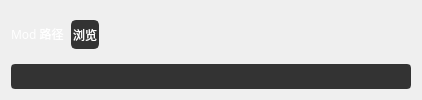
                      <widget class="QWidget" name="Input_1" native="true">
                       <property name="layoutDirection">
                        <enum>Qt::LeftToRight</enum>
                       </property>
                       <property name="styleSheet">
                        <string notr="true">QPushButton {
	border: none;
	background-color: rgba(0,0,0,0);
}
QPushButton:hover {
	background-color: rgb(0,143,150);
}
QPushButton:pressed {	
	background-color: rgba(0,0,0,0);
}</string>
                       </property>
                       <layout class="QVBoxLayout" name="verticalLayout_9">
                        <item>
                         <widget class="QWidget" name="file_browser_widget" native="true">
                          <property name="minimumSize">
                           <size>
                            <width>0</width>
                            <height>40</height>
                           </size>
                          </property>
                          <property name="maximumSize">
                           <size>
                            <width>200</width>
                            <height>16777215</height>
                           </size>
                          </property>
                          <property name="layoutDirection">
                           <enum>Qt::LeftToRight</enum>
                          </property>
                          <property name="autoFillBackground">
                           <bool>false</bool>
                          </property>
                          <layout class="QHBoxLayout" name="horizontalLayout_18" stretch="0,0,0">
                           <property name="spacing">
                            <number>0</number>
                           </property>
                           <property name="sizeConstraint">
                            <enum>QLayout::SetDefaultConstraint</enum>
                           </property>
                           <property name="leftMargin">
                            <number>0</number>
                           </property>
                           <item>
                            <widget class="QLabel" name="file_title">
                             <property name="minimumSize">
                              <size>
                               <width>60</width>
                               <height>0</height>
                              </size>
                             </property>
                             <property name="maximumSize">
                              <size>
                               <width>60</width>
                               <height>60</height>
                              </size>
                             </property>
                             <property name="font">
                              <font>
                               <family>Arial Black</family>
                               <pointsize>9</pointsize>
                               <weight>10</weight>
                               <italic>false</italic>
                               <bold>false</bold>
                              </font>
                             </property>
                             <property name="styleSheet">
                              <string notr="true">color:rgb(255,255,255);
font: 87 9pt &quot;Arial Black&quot;;</string>
                             </property>
                             <property name="text">
                              <string>&lt;html&gt;&lt;head/&gt;&lt;body&gt;&lt;p&gt;Mod 路径&lt;/p&gt;&lt;/body&gt;&lt;/html&gt;</string>
                             </property>
                             <property name="textFormat">
                              <enum>Qt::AutoText</enum>
                             </property>
                             <property name="alignment">
                              <set>Qt::AlignLeading|Qt::AlignLeft|Qt::AlignVCenter</set>
                             </property>
                            </widget>
                           </item>
                           <item>
                            <widget class="QPushButton" name="browser_btn">
                             <property name="sizePolicy">
                              <sizepolicy hsizetype="Maximum" vsizetype="Preferred">
                               <horstretch>0</horstretch>
                               <verstretch>0</verstretch>
                              </sizepolicy>
                             </property>
                             <property name="styleSheet">
                              <string notr="true">QPushButton {
	border: 2px solid rgb(51,51,51);
	border-radius: 5px;	
	color:rgb(255,255,255);
	background-color: rgb(51,51,51);
}
QPushButton:hover {
	border: 2px solid rgb(0,143,150);
	background-color: rgb(0,143,150);
}
QPushButton:pressed {	
	border: 2px solid rgb(0,143,150);
	background-color: rgb(51,51,51);
}

QPushButton:disabled {	
	border-radius: 5px;	
	border: 2px solid rgb(112,112,112);
	background-color: rgb(112,112,112);
}</string>
                             </property>
                             <property name="text">
                              <string>浏览</string>
                             </property>
                            </widget>
                           </item>
                           <item>
                            <spacer name="horizontalSpacer">
                             <property name="orientation">
                              <enum>Qt::Horizontal</enum>
                             </property>
                             <property name="sizeHint" stdset="0">
                              <size>
                               <width>40</width>
                               <height>20</height>
                              </size>
                             </property>
                            </spacer>
                           </item>
                          </layout>
                         </widget>
                        </item>
                        <item>
                         <widget class="QLabel" name="file_path">
                          <property name="minimumSize">
                           <size>
                            <width>400</width>
                            <height>25</height>
                           </size>
                          </property>
                          <property name="maximumSize">
                           <size>
                            <width>500</width>
                            <height>25</height>
                           </size>
                          </property>
                          <property name="font">
                           <font>
                            <family>Arial Black</family>
                            <pointsize>9</pointsize>
                            <weight>10</weight>
                            <italic>false</italic>
                            <bold>false</bold>
                           </font>
                          </property>
                          <property name="styleSheet">
                           <string notr="true">color:rgb(255,255,255);
font: 87 9pt &quot;Arial Black&quot;;
	border:2px solid rgb(51,51,51);
	border-radius:4px;
	background:rgb(51,51,51);</string>
                          </property>
                          <property name="text">
                           <string/>
                          </property>
                          <property name="textFormat">
                           <enum>Qt::AutoText</enum>
                          </property>
                         </widget>
                        </item>
                       </layout>
                      </widget>
